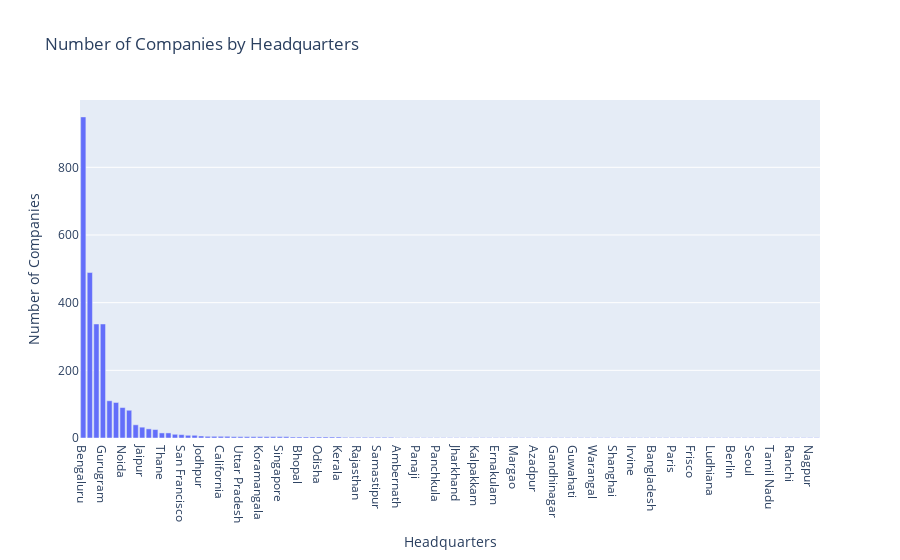

Here is the notebook cell this chart was saved with:
### Code cell
# Bar Chart of Headquarters
headquarter_counts = final_dataset['headquarter'].value_counts().reset_index()
headquarter_counts.columns = ['Headquarter', 'Count']
fig = px.bar(headquarter_counts, x='Headquarter', y='Count', title='Number of Companies by Headquarters')
fig.update_layout(xaxis_title='Headquarters', yaxis_title='Number of Companies')
fig.show()

### Figure 1 — Plotly figure (JSON) as saved in the notebook; plotly's stock layout.template omitted (floating-point values rounded to 4 significant figures)
{"data": [{"alignmentgroup": "True", "hovertemplate": "Headquarter=%{x}<br>Count=%{y}<extra></extra>", "legendgroup": "", "marker": {"color": "#636efa", "pattern": {"shape": ""}}, "name": "", "offsetgroup": "", "orientation": "v", "showlegend": false, "textposition": "auto", "type": "bar", "x": ["Bengaluru", "Mumbai", "Delhi", "Gurugram", "Chennai", "Pune", "Noida", "Hyderabad", "Ahmedabad", "Jaipur", "Haryana", "Kolkata", "Thane", "Indore", "Chandigarh", "San Francisco", "Gujarat", "Kochi", "Jodhpur", "Lucknow", "Goa", "California", "Coimbatore", "Faridabad", "Uttar Pradesh", "India", "Cochin", "Koramangala", "Ghaziabad", "Andheri", "Singapore", "New York", "Kanpur", "Bhopal", "Surat", "London", "Odisha", "Trivandrum", "Telangana", "Kerala", "Belgaum", "Satara", "Rajasthan", "Mohali", "Sydney", "Samastipur", "Patna", "Powai", "Ambernath", "Beijing", "Kottayam", "Panaji", "Bhubaneswar", "Mangalore", "Panchkula", "Kota", "Mountain View", "Jharkhand", "Alleppey", "Worli", "Kalpakkam", "Guntur", "Mylapore", "Ernakulam", "Kannur", "Alwar", "Margao", "Anand", "Thiruvananthapuram", "Azadpur", "Hubli", "Kalkaji", "Gandhinagar", "The Nilgiris", "Manchester, Greater Manchester", "Guwahati", "Bhilwara", "Roorkee", "Warangal", "Silvassa", "Milano", "Shanghai", "Newcastle Upon Tyne", "Tumkur", "Irvine", "France", "Palmwoods", "Bangladesh", "West Bengal", "Plano", "Paris", "San Ramon", "Dhingsara", "Frisco", "Tirunelveli", "Jiaxing", "Ludhiana", "Dehradun", "Tangerang", "Berlin", "Seattle", "Riyadh", "Seoul", "Bangkok", "Bihar", "Tamil Nadu", "Small Towns", "Rajsamand", "Ranchi", "Vadodara", "Hauz Khas", "Nagpur", "Guindy"], "xaxis": "x", "y": [949, 489, 337, 337, 110, 105, 90, 82, 39, 32, 27, 25, 15, 15, 11, 10, 8, 8, 6, 5, 5, 5, 5, 4, 4, 4, 4, 4, 4, 4, 4, 4, 3, 3, 3, 3, 3, 3, 3, 3, 2, 2, 2, 2, 2, 2, 2, 2, 1, 1, 1, 1, 1, 1, 1, 1, 1, 1, 1, 1, 1, 1, 1, 1, 1, 1, 1, 1, 1, 1, 1, 1, 1, 1, 1, 1, 1, 1, 1, 1, 1, 1, 1, 1, 1, 1, 1, 1, 1, 1, 1, 1, 1, 1, 1, 1, 1, 1, 1, 1, 1, 1, 1, 1, 1, 1, 1, 1, 1, 1, 1, 1, 1], "yaxis": "y"}], "layout": {"barmode": "relative", "legend": {"tracegroupgap": 0}, "title": {"text": "Number of Companies by Headquarters"}, "xaxis": {"anchor": "y", "domain": [0, 1], "title": {"text": "Headquarters"}}, "yaxis": {"anchor": "x", "domain": [0, 1], "title": {"text": "Number of Companies"}}}}
